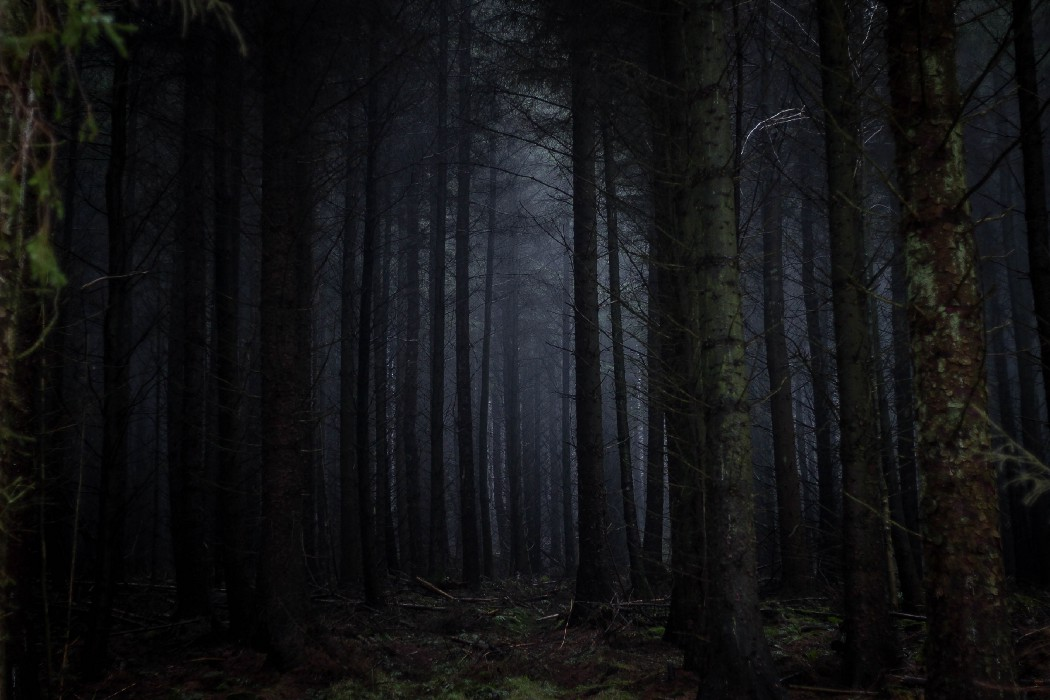
#> input picture 2022/OpenCV4 tutorial/11 image equalizeHist/dark.jfif, 1050 x 700 px
$ python EqHist.py
#> lines starting #> are read from the running program, lines starting #| are printed output that depends on the picture
import cv2 as cv


def main():

    src = cv.imread("dark.jfif", cv.IMREAD_COLOR)
#> src is the input picture: shape (700, 1050, 3); mean B, G, R 20.8, 19.5, 19
    gray = cv.cvtColor(src, cv.COLOR_BGR2GRAY) # 得到灰度图
    cv.imshow("gray origin", gray) # 显示灰度图
    dst = cv.equalizeHist(gray) # 应用直方图均衡化
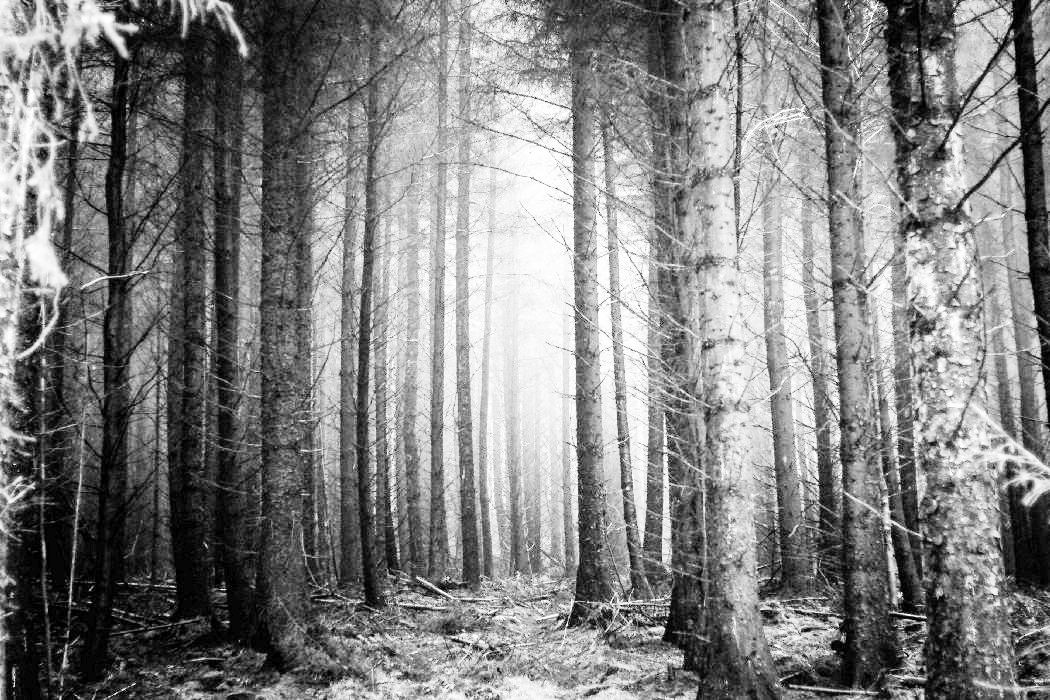
#> dst: shape (700, 1050); min 0, max 255, mean 129.3
    cv.imshow("eq", dst) # 显示
    cv.waitKey()


if __name__ == '__main__':
    main()
